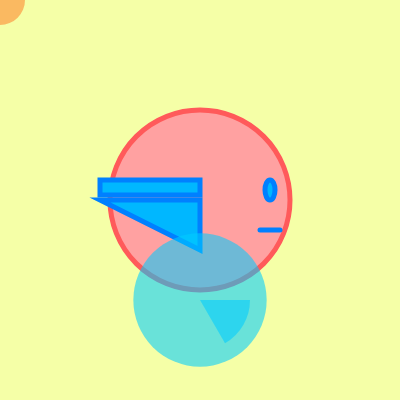
Frame 1 (no input)
Frame 60 (no input): identical to frame 1, image omitted
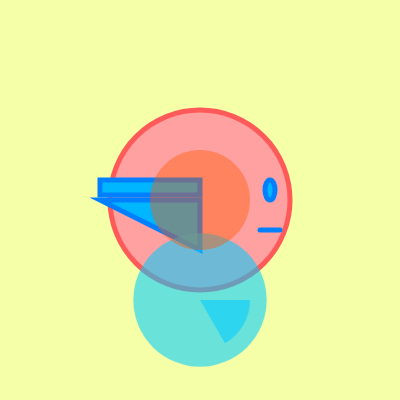
Frame 120 (the mouse pressed at the canvas centre since frame 60)

The p5.js sketch that drew these frames (run headless with seeded random() and noise() and a simulated clock; from frame 60 on, the mouse is pressed at the canvas centre):

// p5.js sketch
// ── sketch.js
// variable declaration:
// let is a keyword that allows you to declare a variable
let circleSize = 125; // variable to store circle size

function setup() {
  createCanvas(400, 400);
}

function draw() {
  // a grayscale color is denoted as a number 0-255
  // an rgb color is denoted as 3 numbers
  // background(127,0,200);

  // we can use the name of a color like 'black' or 'blue'
  // background('aqua');

  // we can also format rgb colors as strings;
  // background('rgb(0,0,0)');

  background("rgba(245, 255, 167, 1)");

  fill("rgba(255, 161, 161, 1)");
  stroke("rgba(255, 90, 90, 1)");

  strokeWeight(5);
  //noStroke(); // gets rid of the stroke completely
  //noFill(); // gets rid of the fill completely

  circle(200, 200, 180);

  // setting a new fill for my rectangle
  stroke("rgba(0, 128, 255, 1)");
  fill("rgba(0, 183, 255, 1)");

  // x coord of top left, y coord of top left, width, height
  rect(100, 180, 100, 15);

  // ellipse takes 4 parameters:
  // x coord of center, y coord of center, width & height
  ellipse(270, 190, 10, 20);

  // line: connects two coords: x1,y1,x2,y2
  line(260, 230, 280, 230);

  // to draw complex polygons
  // create a beginShape(); and an endShape()
  // place vertex(x,y) in between

  beginShape();
  vertex(100, 200);
  vertex(200, 200);
  vertex(200, 250);
  endShape(CLOSE); // CLOSE parameter closes the polygon

  // circle responsive to canvas size
  noStroke();
  fill("rgba(0, 204, 255, 0.57)");
  circle(width / 2, height * 0.75, width / 3);

  // arcs are like ellipses except they have 2 extra parameters
  // START and END, which are provided in RADIAN formats
  arc(width / 2, height * 0.75, 100, 100, 0, PI / 3);

  fill("rgba(255, 89, 0, 0.42)");
  // ellipse that follows the mouse position
  ellipse(mouseX, mouseY, 50 + mouseY / 4, 50 + mouseX / 4);
}
